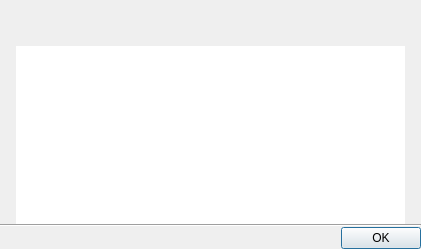
<?xml version="1.0" encoding="UTF-8"?>
<ui version="4.0">
 <class>LicenseNotificationDialog</class>
 <widget class="QDialog" name="LicenseNotificationDialog">
  <property name="geometry">
   <rect>
    <x>0</x>
    <y>0</y>
    <width>421</width>
    <height>249</height>
   </rect>
  </property>
  <property name="windowTitle">
   <string>Warning</string>
  </property>
  <layout class="QVBoxLayout" name="verticalLayout">
   <property name="spacing">
    <number>0</number>
   </property>
   <property name="leftMargin">
    <number>0</number>
   </property>
   <property name="topMargin">
    <number>0</number>
   </property>
   <property name="rightMargin">
    <number>0</number>
   </property>
   <property name="bottomMargin">
    <number>0</number>
   </property>
   <item>
    <layout class="QVBoxLayout" name="labelLayout">
     <property name="spacing">
      <number>16</number>
     </property>
     <property name="leftMargin">
      <number>16</number>
     </property>
     <property name="topMargin">
      <number>16</number>
     </property>
     <property name="rightMargin">
      <number>16</number>
     </property>
     <property name="bottomMargin">
      <number>0</number>
     </property>
     <item>
      <widget class="QLabel" name="label">
       <property name="text">
        <string notr="true"/>
       </property>
      </widget>
     </item>
     <item>
      <widget class="QTreeView" name="treeView">
       <property name="frameShape">
        <enum>QFrame::NoFrame</enum>
       </property>
       <property name="editTriggers">
        <set>QAbstractItemView::NoEditTriggers</set>
       </property>
       <property name="rootIsDecorated">
        <bool>false</bool>
       </property>
       <property name="itemsExpandable">
        <bool>false</bool>
       </property>
       <property name="expandsOnDoubleClick">
        <bool>false</bool>
       </property>
      </widget>
     </item>
    </layout>
   </item>
   <item>
    <widget class="Line" name="line">
     <property name="orientation">
      <enum>Qt::Horizontal</enum>
     </property>
    </widget>
   </item>
   <item>
    <widget class="QDialogButtonBox" name="buttonBox">
     <property name="orientation">
      <enum>Qt::Horizontal</enum>
     </property>
     <property name="standardButtons">
      <set>QDialogButtonBox::Ok</set>
     </property>
    </widget>
   </item>
  </layout>
 </widget>
 <resources/>
 <connections>
  <connection>
   <sender>buttonBox</sender>
   <signal>accepted()</signal>
   <receiver>LicenseNotificationDialog</receiver>
   <slot>accept()</slot>
   <hints>
    <hint type="sourcelabel">
     <x>248</x>
     <y>254</y>
    </hint>
    <hint type="destinationlabel">
     <x>157</x>
     <y>274</y>
    </hint>
   </hints>
  </connection>
  <connection>
   <sender>buttonBox</sender>
   <signal>rejected()</signal>
   <receiver>LicenseNotificationDialog</receiver>
   <slot>reject()</slot>
   <hints>
    <hint type="sourcelabel">
     <x>316</x>
     <y>260</y>
    </hint>
    <hint type="destinationlabel">
     <x>286</x>
     <y>274</y>
    </hint>
   </hints>
  </connection>
 </connections>
</ui>
